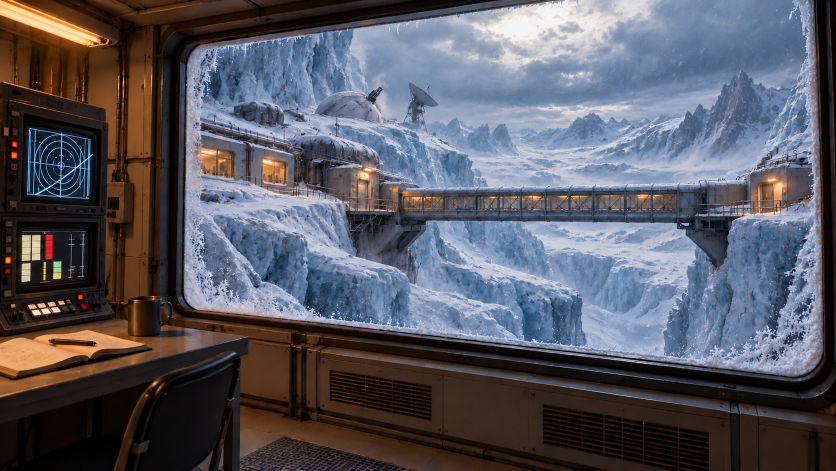
#> input picture music/below-the-snowline-animation-v2/source.png, 1672 x 941 px (shown at 1/2 size)
$ python detail_review.py
#> lines starting #> are read from the running program, lines starting #| are printed output that depends on the picture
from PIL import Image,ImageDraw
from pathlib import Path
H=Path(__file__).parent
im=Image.open(H/'source.png')
#> im is the input picture: PIL image 1672x941 RGB; mean R, G, B 89.4, 89, 98.2
for name,r,step,scale in [('bridge',(800,370,1450,435),25,2),('keys',(0,575,225,660),10,4),('buttons',(0,250,45,580),10,3)]:
 a=im.crop(r);d=ImageDraw.Draw(a)
 for x in range((r[0]//step+1)*step,r[2],step):d.line((x-r[0],0,x-r[0],a.height),fill=(30,180,180));d.text((x-r[0],0),str(x),fill='white')
 for y in range((r[1]//step+1)*step,r[3],step):d.line((0,y-r[1],a.width,y-r[1]),fill=(30,180,180));d.text((0,y-r[1]),str(y),fill='white')
 a.resize((a.width*scale,a.height*scale)).save(H/f'{name}-grid.png')
#> this loop made 3 passes
#> pass 1, `a = im.crop(r)`:
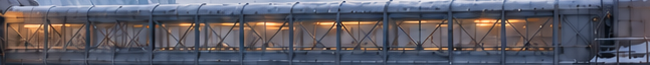
#> a: PIL image 650x65 RGB; mean R, G, B 93.2, 92.2, 102.5
#> pass 1, `a.resize((a.width*scale,a.height*scale)).save(H/f'{name}-grid.png')`:
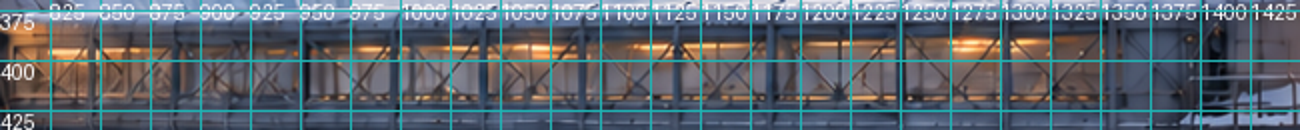
#> saved as bridge-grid.png: PIL image 1300x130 RGB; mean R, G, B 91.5, 102.5, 111
#> pass 2, `a = im.crop(r)`:
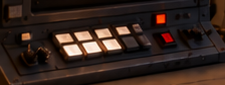
#> a: PIL image 225x85 RGB; mean R, G, B 51.1, 35.7, 29.3
#> pass 2, `a.resize((a.width*scale,a.height*scale)).save(H/f'{name}-grid.png')`:
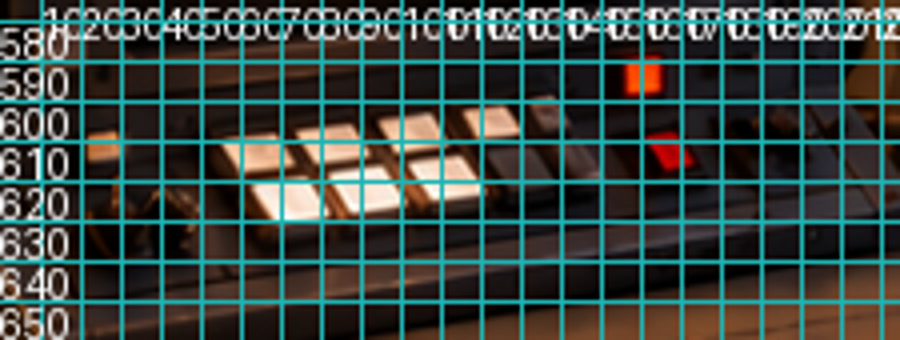
#> saved as keys-grid.png: PIL image 900x340 RGB; mean R, G, B 58.1, 73.2, 68.2
#> after the loop:
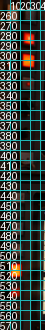
#> a: PIL image 45x330 RGB; mean R, G, B 57.6, 71.8, 67.2
